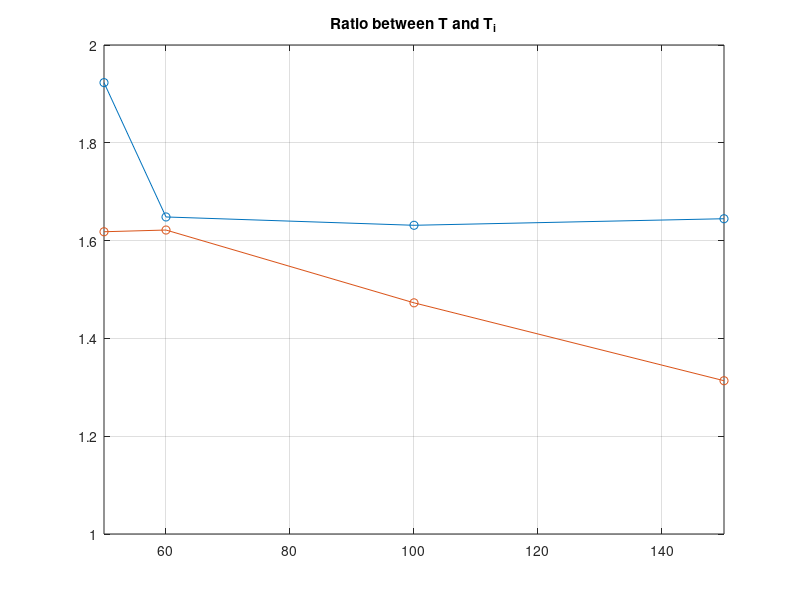

MATLAB code to generate this figure:
data2 = [91.2 61.3 36.4 26.0];
data1 = [150 100 60 50];
plot(fliplr(data1), fliplr(data1./data2),'o-')
axis([50 150 1 2])
title('Ratio between T and T_i')
hold on
box on
grid on
data3 = [114.2 67.9 37.0 30.9];
plot(fliplr(data1), fliplr(data1./data3),'o-')